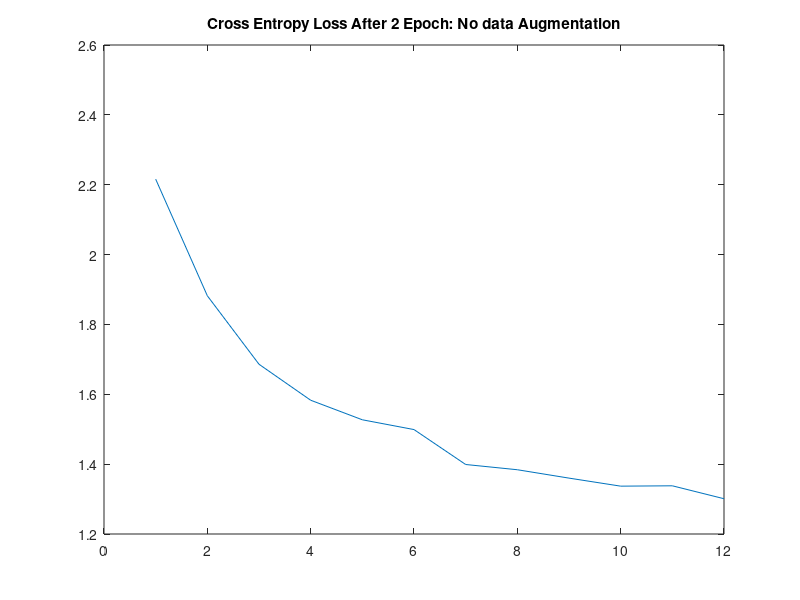
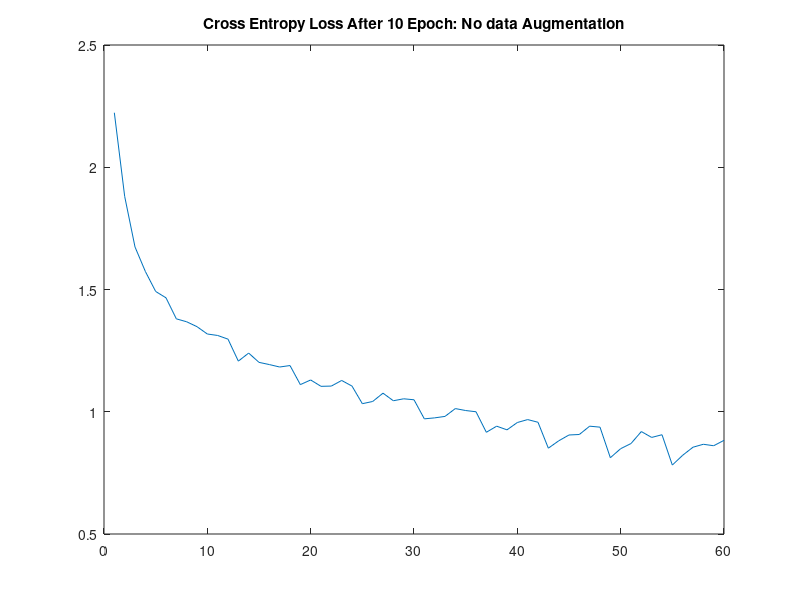

The MATLAB source for these figures, in order:
%% Understanding Pytorch cross entropy function
% Softmax 
%S(Y_i) = e^Y_i/sum(e^Y_i)
% Normalizes the inputs to be between 0 and 1 but 
NeuralNetOutput = [2, 1, .1];

SoftMaxOutput = exp(NeuralNetOutput)/sum(exp(NeuralNetOutput))
labels = [1, 0, 0]

% 0.6590    0.2424    0.0986

% Cross entropy
% D(Y, y) = -1 * Sum(y_i*log(Y_i) ...Normalizing is optional
% When output of softmax does not diverge from labels, CE loss is low
CrossEntropyOutput = -1*sum(log(SoftMaxOutput).*labels)

% Example of poor soft max output that diverges from label
PoorSoftMaxOutput = [.1, .3, .6]
labels = [1, 0, 0]
HighCrossEntropyOutput = -1*sum(log(PoorSoftMaxOutput).*labels)

%% Analyzing Cross Entropy results from 2 Epochs vs 10

CELoss10Epoch = [2.223, 1.881, 1.674, 1.574, 1.492, 1.466, 1.380, 1.368, 1.348, 1.318, 1.312, 1.297, 1.207, 1.240, 1.202, 1.193, 1.183, 1.189, 1.111, 1.130, 1.104, 1.105, 1.128, 1.105, 1.033, 1.042, 1.076, 1.045, 1.053, 1.049, 0.971, 0.975, 0.981, 1.013, 1.005, 1.000, 0.916, 0.941, 0.926, 0.956, 0.968, 0.957, 0.851, 0.881, 0.905, 0.907, 0.941, 0.937, 0.812, 0.849, 0.870, 0.919, 0.895, 0.906, 0.782, 0.822, 0.855, 0.867, 0.861, 0.883]
CELoss2Epoch = [2.216, 1.882, 1.686, 1.583, 1.527, 1.499, 1.399, 1.384, 1.360, 1.337, 1.338, 1.301];
figure(1);
plot(CELoss2Epoch); title('Cross Entropy Loss After 2 Epoch: No data Augmentation')
figure(2);
plot(CELoss10Epoch); title('Cross Entropy Loss After 10 Epoch: No data Augmentation')
